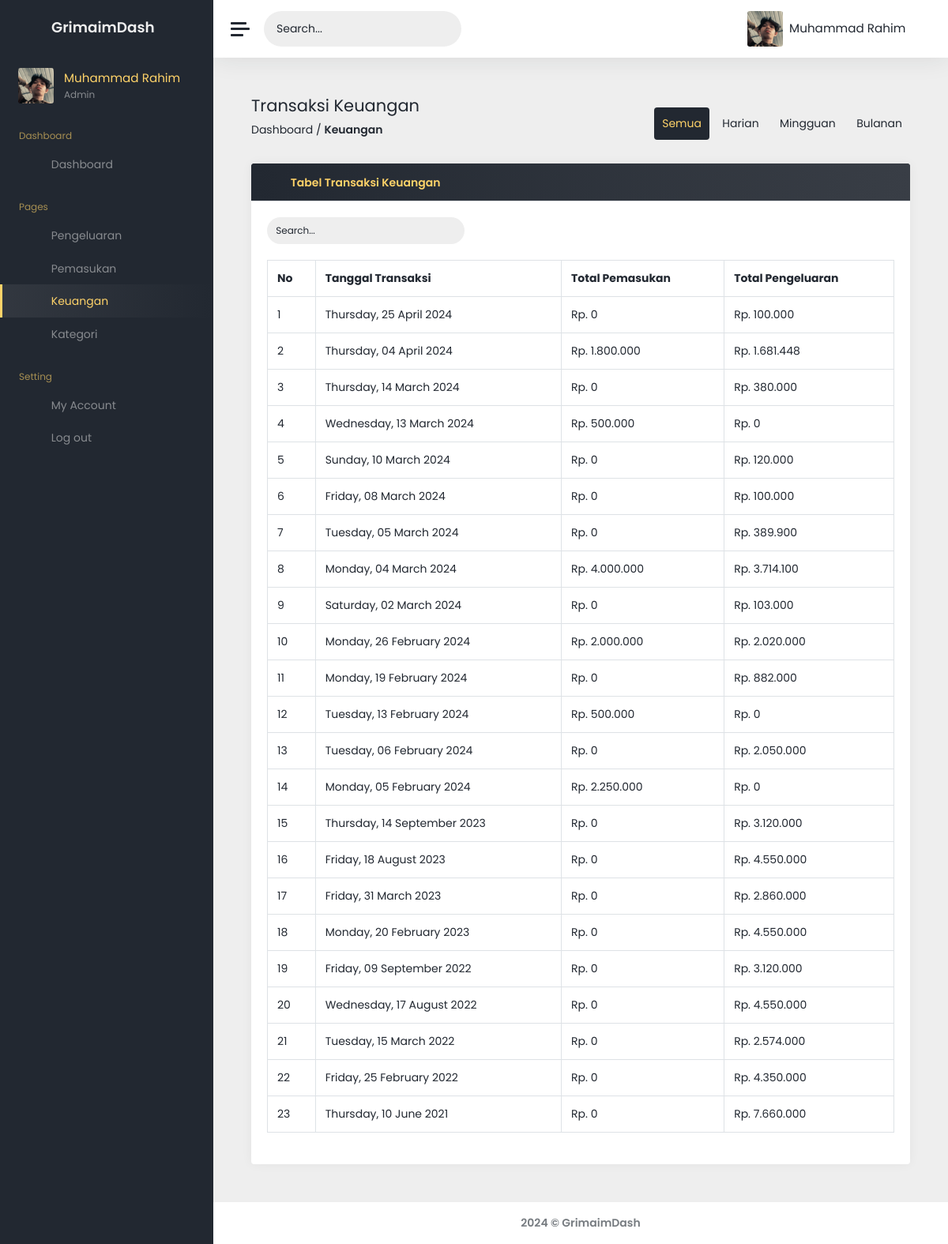
Page /keuangan (signed in) on the committed database.
### models/models.py (models this page shows, shortened)
class User(db.Model, UserMixin):
    userID = db.Column(db.Integer, primary_key=True, autoincrement=True)
    username = db.Column(db.String(50), nullable=False)
    fullname = db.Column(db.String(100), nullable=False)
    password = db.Column(db.String(100), nullable=False)
    userPicture = db.Column(db.String(1000), nullable=False, default=DEFAULT_IMAGE)

class Pengeluaran(db.Model):
    pengeluaranID = db.Column(db.Integer, primary_key=True, autoincrement=True)
    userID = db.Column(db.Integer, db.ForeignKey("user.userID"), nullable=False)
    tanggalPengeluaran = db.Column(db.Date, nullable=False)
    deskripsiPengeluaran = db.Column(db.String(255), nullable=False)
    kategoriPengeluaran = db.Column(
        db.Integer, db.ForeignKey("kategori.kategoriID"), nullable=False
    )
    jumlahPengeluaran = db.Column(db.Float, nullable=False)
    kategori = db.relationship("Kategori", backref="pengeluaran", lazy=True)

class Pemasukan(db.Model):
    pemasukanID = db.Column(db.Integer, primary_key=True, autoincrement=True)
    userID = db.Column(db.Integer, db.ForeignKey("user.userID"), nullable=False)
    tanggalPemasukan = db.Column(db.Date, nullable=False)
    deskripsiPemasukan = db.Column(db.String(255), nullable=False)
    jumlahPemasukan = db.Column(db.Float, nullable=False)

### app.py (the view)
@app.route("/keuangan")
@login_required
def keuangan():
    userInfo = get_userInfo(current_user.username)
    active_tab = request.args.get("tab", "tab1")
    sort_order = request.args.get("sort", "desc")
    semuaPemasukan = (
        Pemasukan.query.filter_by(userID=current_user.userID)
        .order_by(
            Pemasukan.tanggalPemasukan.desc()
            if sort_order == "desc"
            else Pemasukan.tanggalPemasukan.asc()
        )
        .all()
    )
    semuaPengeluaran = (
        Pengeluaran.query.filter_by(userID=current_user.userID)
        .order_by(
            Pengeluaran.tanggalPengeluaran.desc()
            if sort_order == "desc"
            else Pengeluaran.tanggalPengeluaran.asc()
        )
        .all()
    )
    unique_dates = set(item.tanggalPemasukan for item in semuaPemasukan) | set(
        item.tanggalPengeluaran for item in semuaPengeluaran
    )
    sorted_dates = sorted(unique_dates, reverse=(sort_order == "desc"))
    return render_template(
        "keuangan/keuangan.html",
        userInfo=userInfo,
        semuaPemasukan=semuaPemasukan,
        semuaPengeluaran=semuaPengeluaran,
        sorted_dates=sorted_dates,
        active_tab=active_tab,
        sort_order=sort_order,
        get_total_pemasukan_by_date=get_total_pemasukan_by_date,
        get_total_pengeluaran_by_date=get_total_pengeluaran_by_date,
    )

### app.py (called while the page is built)
@login_manager.user_loader
def loader_user(userID):
    return User.query.get(userID)

### helpers/helpers.py (called while the page is built, shortened)
def get_userInfo(username):
    user = User.query.filter_by(username=username).first()
    if user:
        user_info = {
            "userID": user.userID,
            "username": user.username,
            "fullname": user.fullname,
            "password": user.password,  # Note: Handle password carefully and consider not exposing it in the frontend
            "userPicture": user.userPicture
        }
    return user_info

### models/get_total.py (called while the page is built)
def get_total_pemasukan_by_date(tanggal):
    pemasukan_by_date = Pemasukan.query.filter_by(
        tanggalPemasukan=tanggal, userID=current_user.userID
    ).all()
    return sum(item.jumlahPemasukan for item in pemasukan_by_date)

def get_total_pengeluaran_by_date(tanggal):
    pengeluaran_by_date = Pengeluaran.query.filter_by(
        tanggalPengeluaran=tanggal, userID=current_user.userID
    ).all()
    return sum(item.jumlahPengeluaran for item in pengeluaran_by_date)

### templates/keuangan/keuangan.html (shortened to what this page needs)
<!DOCTYPE html>
<html lang="en" data-theme="light">
<head>
	<link href="/static/assets/font-awesome-pro/css/all.min.css" rel="stylesheet" />
	<link href="/static/assets/admin-kit/css/css-adminkit.css" rel="stylesheet" />
	<link href="/static/css/style.css" rel="stylesheet" />
</head>
<body>
	<div class="wrapper">
		<nav id="sidebar" class="sidebar js-sidebar">
			<div class="sidebar-content js-simplebar">
				<a class="sidebar-brand" href="#">
          <i class="fa-duotone fa-waves-sine me-2"></i> <span class="align-self-center">GrimaimDash</span>
        </a>
				<div class="sidebar-profile">
          <img src="{{ url_for('static', filename='images/profiles/' + current_user.userPicture) }}" class="rounded" height="45" width="45" alt="Profile Picture">
						<div class="profile-name">
							<span class="fullname">{{ userInfo.fullname }}</span>
							<span class="job">Admin</span>
						</div>
				</div>
				<ul class="sidebar-nav">
          <li class="sidebar-header">
						Dashboard
					</li>
					<li class="sidebar-item">
						<a class="sidebar-link" href="/dashboard">
              <i class="align-middle fa-duotone fa-grid-horizontal sidebar-icon"></i> <span class="align-middle">Dashboard</span>
            </a>
					</li>
					<li class="sidebar-header">
						Pages
					</li>
					<li class="sidebar-item">
						<a class="sidebar-link" href="/pengeluaran">
              <i class="align-middle fa-duotone fa-chart-line-down sidebar-icon"></i> <span class="align-middle">Pengeluaran</span>
            </a>
					</li>
					<li class="sidebar-item">
						<a class="sidebar-link" href="/pemasukan">
              <i class="align-middle fa-duotone fa-chart-line-up sidebar-icon"></i> <span class="align-middle">Pemasukan</span>
            </a>
					</li>
					<li class="sidebar-item active">
						<a class="sidebar-link" href="/keuangan">
              <i class="align-middle fa-duotone fa-money-bill-transfer sidebar-icon"></i> <span class="align-middle">Keuangan</span>
            </a>
					</li>
          <li class="sidebar-item">
						<a class="sidebar-link" href="/kategori">
              <i class="align-middle fa-duotone fa-cart-shopping-fast sidebar-icon"></i> <span class="align-middle">Kategori</span>
            </a>
					</li>
					<li class="sidebar-header">
						Setting
					</li>
					<li class="sidebar-item">
						<a class="sidebar-link" href="/account/{{ userInfo.username }}">
              <i class="align-middle fa-duotone fa-gears sidebar-icon"></i> <span class="align-middle">My Account</span>
            </a>
					</li>
					<li class="sidebar-item">
						<a class="sidebar-link" href="/logout">
              <i class="align-middle fa-duotone fa-arrow-right-from-bracket sidebar-icon"></i> <span class="align-middle">Log out</span>
            </a>
					</li>
				</ul>
			</div>
		</nav>
		<div class="main">
			<nav class="navbar navbar-expand">
				<a class="sidebar-toggle js-sidebar-toggle">
          <i class="hamburger align-self-center"></i>
        </a>
				<div class="sidebar-search">
					<input type="text" placeholder="Search..." id="searchInput">
					<button type="submit"><i class="fa-duotone fa-magnifying-glass"></i></button>
				</div>
				<div class="sidebar-mode">
					<button type="button" data-theme-toggle aria-label="Change to light theme">
					</button>
				</div>
				<div class="navbar-profile dropdown" onclick="toggleDropdown(this)">
					<a class="dropbtn">
						<img src="{{ url_for('static', filename='images/profiles/' + current_user.userPicture) }}" class="rounded" height="45" width="45" alt="Profile Picture">
						<span class="d-none d-sm-inline-block fullname">{{ userInfo["fullname"] }}</span>
						<i class="fa-duotone fa-caret-down d-none d-sm-inline-block"></i>
					</a>
				</div>
			</nav>
			<main class="content">
				<div class="container-fluid p-0">
					<div class="row d-flex justify-content-center row-one mb-3">
						<div class="col-xl-6 col-md-6 left">
							<div class="pages-header">
								<h1 class="h3 mb-2">Transaksi Keuangan</h1>
								<p><a href="/dashboard" class="text-decoration-none">Dashboard</a> / <strong>Keuangan</strong></p>
							</div>
						</div>
						<div class="col-xl-6 col-md-6 right">
							<div class="tabs-container">
                <a href="/keuangan" class="tab {% if active_tab == 'tab1' %}active{% endif %}" onclick="showTabAccount('tab1')">Semua</a>
                <a href="/keuangan/harian" class="tab {% if active_tab == 'tab2' %}active{% endif %}" onclick="showTabAccount('tab2')">Harian</a>
                <a href="/keuangan/mingguan" class="tab {% if active_tab == 'tab3' %}active{% endif %}" onclick="showTabAccount('tab3')">Mingguan</a>
                <a href="/keuangan/bulanan" class="tab {% if active_tab == 'tab4' %}active{% endif %}" onclick="showTabAccount('tab4')">Bulanan</a>
							</div>
						</div>
					</div>
					<div id="tab1" class="tab-content {% if active_tab == 'tab1' %}active{% endif %}">
						<div class="row">
              <div class="col-12">
                <div class="card card-table">
                  <div class="card-header">
                    <h5><i class="fa-duotone fa-table me-2"></i>Tabel Transaksi Keuangan</h5>
                  </div>
                  <div class="card-body">
                    <div class="row-one">
                      <input type="search" id="myInput" onkeyup="myFunction()" class="form-control-sm" placeholder="Search..." style="padding: 0.50rem 0.70rem;">
                    </div>
                    <div class="row">
                      <div class="table-responsive pb-1">
                        <table class="table table-hover table-bordered text-nowrap" id="myTable">
                          <thead>
                            <tr>
                              <th>No</th>
                              <th id="buttonSorted">Tanggal Transaksi&nbsp;&nbsp;<i class="fa-duotone fa-sort-down"></i></th>
                              <th>Total Pemasukan</th>
                              <th>Total Pengeluaran</th>
                            </tr>
                          </thead>
                          <tbody>
                            {% for date in sorted_dates %}
                                <tr>
                                    <td>{{ loop.index }}</td>
                                    <td>{{ date.strftime('%A, %d %B %Y') }}</td>
                                    <td>Rp. {{ '{:,.0f}'.format(get_total_pemasukan_by_date(date)).replace(',', '.') }}</td>
                                    <td>Rp. {{ '{:,.0f}'.format(get_total_pengeluaran_by_date(date)).replace(',', '.') }}</td>
                                </tr>
                            {% endfor %}
                          </tbody>
                        </table>
                      </div>
                    </div>
                  </div>
                </div>
              </div>
            </div>
					</div>
				</div>
			</main>
			<footer class="footer">
				<div class="container-fluid">
					<div class="row text-muted d-flex">
						<div class="col-12 text-center">
							<p class="mb-0">
								<a class="text-muted text-decoration-none" href="https://www.instagram.com/aiiimmmm._" target="_blank"><strong>2024 &copy; GrimaimDash</strong></a>
							</p>
						</div>
					</div>
				</div>
			</footer>
		</div>
	</div>
</body>
</html>

### rows in the picture
User: userPicture (picture), fullname "Muhammad Rahim"
Pengeluaran: strftime "Thursday, 25 April 2024", tanggalPengeluaran "0", tanggalPengeluaran+jumlahPengeluaran "100.000"
Pemasukan: strftime "Thursday, 04 April 2024", tanggalPemasukan+jumlahPemasukan "1.800.000", tanggalPemasukan.jumlahPengeluaran "1.681.448"
Pengeluaran: strftime "Thursday, 14 March 2024", tanggalPengeluaran "0", tanggalPengeluaran+jumlahPengeluaran "380.000"
Pemasukan: strftime "Wednesday, 13 March 2024", tanggalPemasukan+jumlahPemasukan "500.000", tanggalPemasukan "0"
Pengeluaran: strftime "Sunday, 10 March 2024", tanggalPengeluaran "0", tanggalPengeluaran+jumlahPengeluaran "120.000"
Pengeluaran: strftime "Friday, 08 March 2024", tanggalPengeluaran "0", tanggalPengeluaran+jumlahPengeluaran "100.000"
Pengeluaran: strftime "Tuesday, 05 March 2024", tanggalPengeluaran "0", tanggalPengeluaran+jumlahPengeluaran "389.900"
Pemasukan: strftime "Monday, 04 March 2024", tanggalPemasukan+jumlahPemasukan "4.000.000", tanggalPemasukan.jumlahPengeluaran "3.714.100"
Pengeluaran: strftime "Saturday, 02 March 2024", tanggalPengeluaran "0", tanggalPengeluaran+jumlahPengeluaran "103.000"
Pemasukan: strftime "Monday, 26 February 2024", tanggalPemasukan+jumlahPemasukan "2.000.000", tanggalPemasukan.jumlahPengeluaran "2.020.000"
Pengeluaran: strftime "Monday, 19 February 2024", tanggalPengeluaran "0", tanggalPengeluaran+jumlahPengeluaran "882.000"
Pemasukan: strftime "Tuesday, 13 February 2024", tanggalPemasukan+jumlahPemasukan "500.000", tanggalPemasukan "0"
Pengeluaran: strftime "Tuesday, 06 February 2024", tanggalPengeluaran "0", tanggalPengeluaran+jumlahPengeluaran "2.050.000"
Pemasukan: strftime "Monday, 05 February 2024", tanggalPemasukan+jumlahPemasukan "2.250.000", tanggalPemasukan "0"
Pengeluaran: strftime "Thursday, 14 September 2023", tanggalPengeluaran "0", tanggalPengeluaran+jumlahPengeluaran "3.120.000"
Pengeluaran: strftime "Friday, 18 August 2023", tanggalPengeluaran "0", tanggalPengeluaran+jumlahPengeluaran "4.550.000"
Pengeluaran: strftime "Friday, 31 March 2023", tanggalPengeluaran "0", tanggalPengeluaran+jumlahPengeluaran "2.860.000"
Pengeluaran: strftime "Monday, 20 February 2023", tanggalPengeluaran "0", tanggalPengeluaran+jumlahPengeluaran "4.550.000"
Pengeluaran: strftime "Friday, 09 September 2022", tanggalPengeluaran "0", tanggalPengeluaran+jumlahPengeluaran "3.120.000"
Pengeluaran: strftime "Wednesday, 17 August 2022", tanggalPengeluaran "0", tanggalPengeluaran+jumlahPengeluaran "4.550.000"
Pengeluaran: strftime "Tuesday, 15 March 2022", tanggalPengeluaran "0", tanggalPengeluaran+jumlahPengeluaran "2.574.000"
Pengeluaran: strftime "Friday, 25 February 2022", tanggalPengeluaran "0", tanggalPengeluaran+jumlahPengeluaran "4.350.000"
Pengeluaran: strftime "Thursday, 10 June 2021", tanggalPengeluaran "0", tanggalPengeluaran+jumlahPengeluaran "7.660.000"
